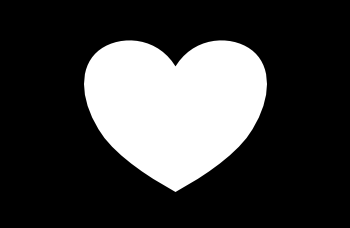
#> input picture projects/07/mask1.png, 350 x 228 px
$ jupyter execute histogram.ipynb
#> lines starting #> are read from the running program, lines starting #| are printed output that depends on the picture
[cell 1]
import numpy as np
import matplotlib.pyplot as plt
import cv2

[cell 2]
img = cv2.imread("mask1.png")
#> img is the input picture: shape (228, 350, 3); min 0, max 255, mean 63.7
img = cv2.cvtColor(img,cv2.COLOR_BGR2RGB)
plt.imshow(img)

[cell 3]
hist = cv2.calcHist([img],[0],None,[256],[0,256])
#> hist = 256 values, max 59506 at index 0, min 0 at index 15, mean 311.7

[cell 4]
hist = cv2.calcHist([img],[0],None,[256],[0,256])

plt.xlabel("Bins")
plt.ylabel("# of Pixels")
plt.plot(hist)
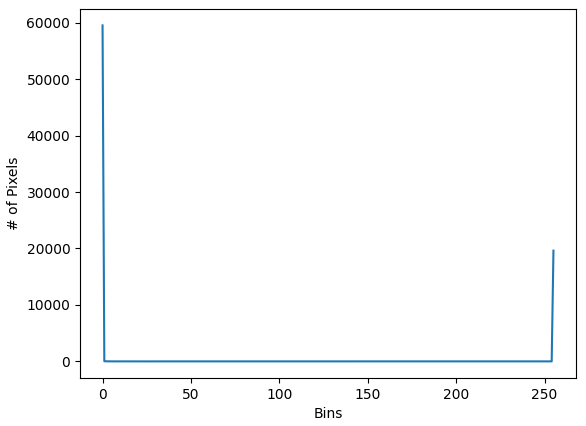
#> figure drawn by matplotlib, 1 panel; curve peaks at x = 0, y = 59506

[cell 5]
img = cv2.imread("parrot_1.jpg")
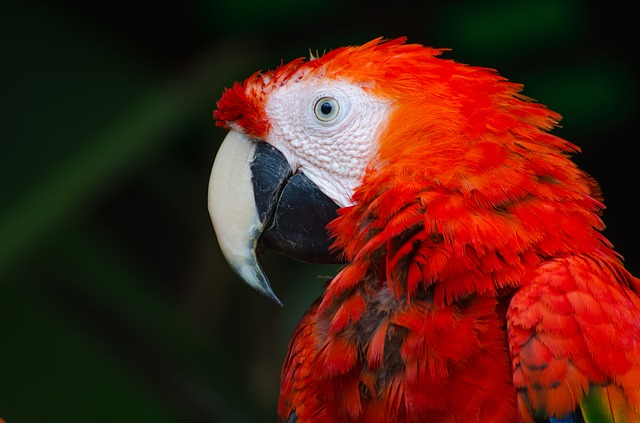
#> input picture projects/07/parrot_1.jpg, 640 x 423 px
#> img is the input picture: shape (423, 640, 3); mean B, G, R 21.7, 33.4, 83.7
#img = cv2.cvtColor(img,cv2.COLOR_BGR2RGB)
plt.imshow(cv2.cvtColor(img,cv2.COLOR_BGR2RGB))

[cell 6]
ch = cv2.split(img)

[cell 7]
len(ch)
#> Out = 3

[cell 8]
channels = cv2.split(img)
colors = ("b","g","r")

for (ch,color) in zip(channels,colors):
    hist = cv2.calcHist([ch],[0],None,[256],[0,256])
    plt.plot(hist,color=color)
#> this loop made 3 passes
#> color on passes 1 to 3: 'b', 'g', 'r'
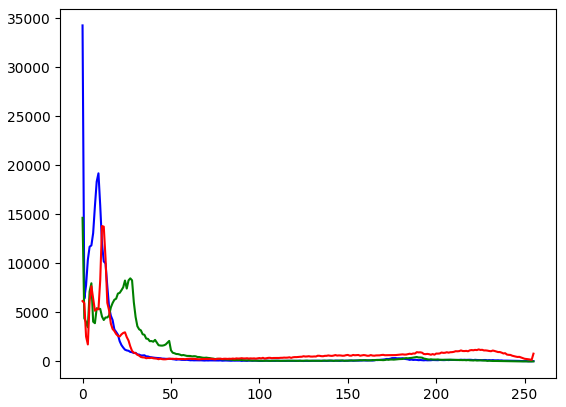
#> figure drawn by matplotlib, 1 panel; curve peaks at x = 0, y = 34250; curve peaks at x = 0, y = 14635; curve peaks at x = 11, y = 13798
